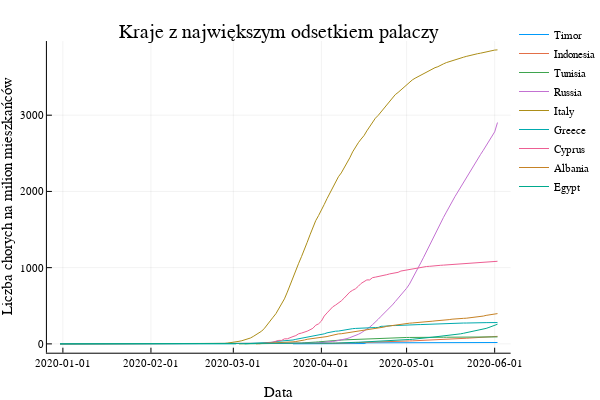

Notebook code cell kept with this figure:
### Markdown cell above
W czołówce krajów palących najwięcej papierosów, prózno szukać jednak Włochów. Zajmują oni dość odległe miejsce w tej rywalizacji. Po przyjrzeniu się krzywym zachorowań, tylko w Rosji widać znaczącą liczbę chorych. Jako, że niektóre z tych państw są małe, użyjemy wskaźnika liczby przypadków na milion mieszkańców.

### Code cell
p = plot(title = "Kraje z największym odsetkiem palaczy", xlabel = "Data", ylabel = "Liczba chorych na milion mieszkańców")
for country in ["Timor", "Indonesia", "Tunisia", "Russia", "Italy", "Greece", "Cyprus", "Albania", "Egypt"]
    df = covid[covid[:location] .== country, :]
    plot!(df[:date], df[:total_cases_per_million], label=country)
end

p |> display
